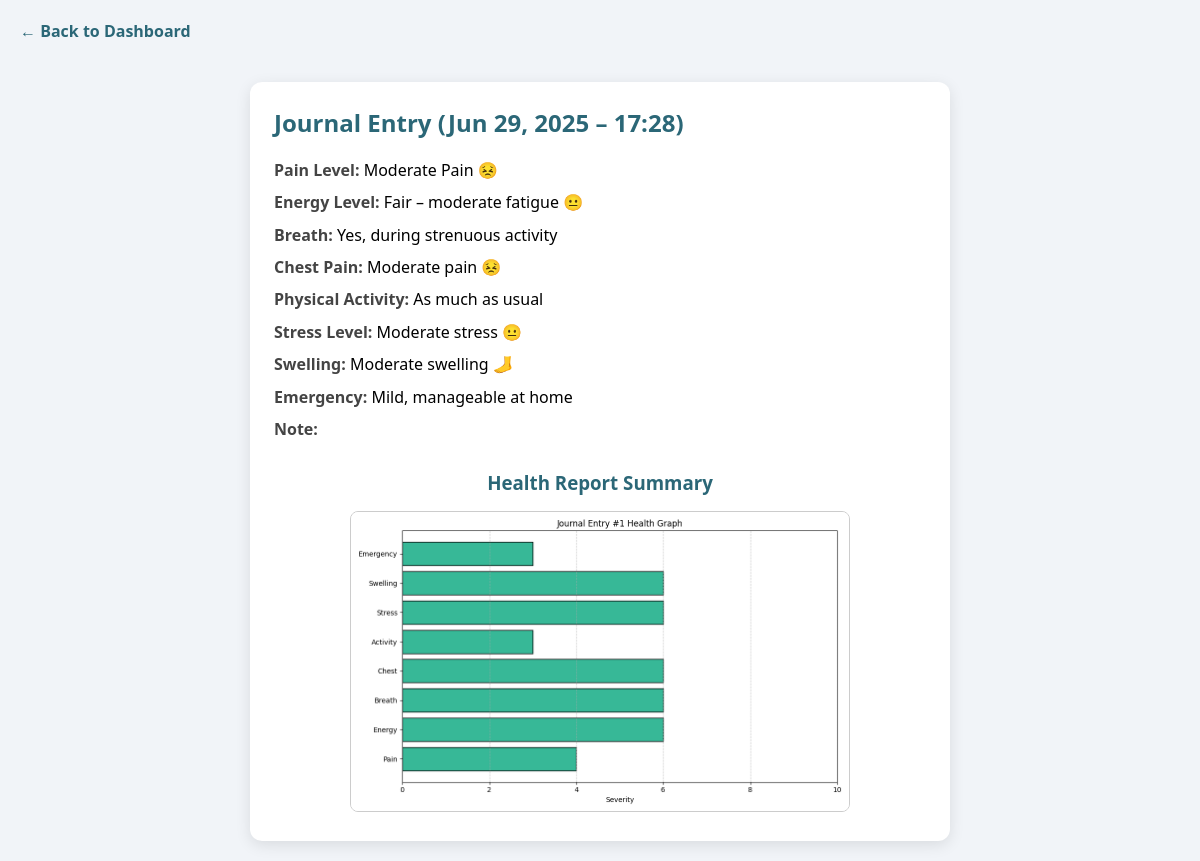
Screenshot of /doctor/journal/1/ (signed in) with the database file from the repository.
### happ/models.py (models this page shows, shortened)
class JournalEntry(models.Model):
    user = models.ForeignKey(User, on_delete=models.CASCADE)  # TEMP FIX
    timestamp = models.DateTimeField(default=timezone.now)
    pain_level = models.CharField(max_length=255, default="No Data")
    energy_level = models.CharField(max_length=255, default="No Data")
    breath = models.CharField(max_length=255, default="No Data")
    chest_pain = models.CharField(max_length=255, default="No Data")
    physical_activity = models.CharField(max_length=255, default="No Data")
    stress_level = models.CharField(max_length=255, default="No Data")
    swelling = models.CharField(max_length=255, default="No Data")
    emergency = models.CharField(max_length=255, default="No Data")
    extra_note = models.TextField(blank=True)

### happ/views.py (the view)
# urls.py: path('doctor/journal/<int:entry_id>/', views.view_single_entry, name='view_single_entry'),
@login_required
def view_single_entry(request, entry_id):
    entry = JournalEntry.objects.filter(id=entry_id).first()
    if not entry:
        messages.error(request, "Entry not found.")
        return redirect('doctor_dashboard')
    normalized_mapping = {
        'pain_level': {
            "No Pain 😃": 0, "Very Mild Pain 🙂": 1, "Mild Pain 🙂": 2, "Discomfort 😐": 3,
            "Moderate Pain 😣": 4, "Uncomfortable 😖": 5, "Severe Pain 😢": 6,
            "Very Severe Pain 😭": 7, "Intense Pain 💀": 8, "Extreme Pain 💀💀": 9,
            "Worst Possible Pain 💀💀💀": 10
        },
        'energy_level': {
            "Excellent – no fatigue 😃": 0, "Good – mild fatigue 🙂": 3,
            "Fair – moderate fatigue 😐": 6, "Poor – severe fatigue 😞": 10,
        },
        'breath': {
            "No, not at all": 0, "Yes, during mild activity": 3,
            "Yes, during strenuous activity": 6, "Yes, even at rest": 10
        },
        'chest_pain': {
            "No Pain 😃": 0, "Mild discomfort 🙂": 3, "Moderate pain 😣": 6,
            "Severe pain 😖": 10
        },
        'physical_activity': {
            "More than usual": 0, "As much as usual": 3,
            "Less than usual": 6, "None": 10
        },
        'stress_level': {
            "No stress 😃": 0, "Mild stress 🙂": 3, "Moderate stress 😐": 6,
            "High stress 😖": 10
        },
        'swelling': {
            "No swelling 🦶": 0, "Mild swelling 🦶": 3,
            "Moderate swelling 🦶": 6, "Severe swelling 🦶": 10
        },
        'emergency': {
            "No": 0, "Mild, manageable at home": 3,
            "Moderate, resolved with rest": 6, "Severe, required attention": 10
        }
    }
    values = [
        normalized_mapping['pain_level'].get(entry.pain_level, 0),
        normalized_mapping['energy_level'].get(entry.energy_level, 0),
        normalized_mapping['breath'].get(entry.breath, 0),
        normalized_mapping['chest_pain'].get(entry.chest_pain, 0),
        normalized_mapping['physical_activity'].get(entry.physical_activity, 0),
        normalized_mapping['stress_level'].get(entry.stress_level, 0),
        normalized_mapping['swelling'].get(entry.swelling, 0),
        normalized_mapping['emergency'].get(entry.emergency, 0)
    ]
    labels = [
        "Pain", "Energy", "Breath", "Chest",
        "Activity", "Stress", "Swelling", "Emergency"
    ]
    graph_dir = os.path.join('static', 'journal_graphs')
    os.makedirs(graph_dir, exist_ok=True)
    graph_path = os.path.join(graph_dir, f'entry_{entry.id}.png')
    plt.figure(figsize=(10, 6))
    plt.barh(labels, values, color='#37B897', edgecolor='black')
    plt.xlim(0, 10)
    plt.xlabel("Severity")
    plt.title(f"Journal Entry #{entry.id} Health Graph")
    plt.grid(axis='x', linestyle='--', alpha=0.7)
    plt.tight_layout()
    plt.savefig(graph_path)
    plt.close()
    return render(request, 'single_journal_entry.html', {
        'entry': entry,
        'graph_path': f'/static/journal_graphs/entry_{entry.id}.png'
    })

### happ/templates/single_journal_entry.html (shortened to what this page needs)
{% load static %}
<!DOCTYPE html>
<html lang="en">
<head>
</head>
<body>
  <a href="{% url 'doctor_dashboard' %}">← Back to Dashboard</a>
  <div class="card">
    <h2>Journal Entry ({{ entry.timestamp|date:"M d, Y – H:i" }})</h2>
    <div class="entry"><strong>Pain Level:</strong> {{ entry.pain_level }}</div>
    <div class="entry"><strong>Energy Level:</strong> {{ entry.energy_level }}</div>
    <div class="entry"><strong>Breath:</strong> {{ entry.breath }}</div>
    <div class="entry"><strong>Chest Pain:</strong> {{ entry.chest_pain }}</div>
    <div class="entry"><strong>Physical Activity:</strong> {{ entry.physical_activity }}</div>
    <div class="entry"><strong>Stress Level:</strong> {{ entry.stress_level }}</div>
    <div class="entry"><strong>Swelling:</strong> {{ entry.swelling }}</div>
    <div class="entry"><strong>Emergency:</strong> {{ entry.emergency }}</div>
    <div class="entry"><strong>Note:</strong> {{ entry.extra_note }}</div>
    {% if graph_path %}
    <div class="graph-container">
      <h3>Health Report Summary</h3>
      <img id="graphImg" src="{{ graph_path }}" alt="Health Graph">
    </div>
    {% endif %}
  </div>
</body>
</html>

### happ/templates/single_journal_entry.html (style rules this page uses)
* { box-sizing: border-box; }
html, body { margin: 0; padding: 0; font-family: 'Segoe UI', sans-serif; background-color: #f1f4f8; overflow-x: hidden; }
a { text-decoration: none; color: #2b6777; font-weight: bold; margin: 20px; display: inline-block; }
.card { background: #fff; padding: 24px; border-radius: 12px; box-shadow: 0 4px 15px rgba(0,0,0,0.1); max-width: 700px; margin: 20px auto; }
.card h2 { margin-top: 0; color: #2b6777; font-size: 1.5rem; }
.entry { margin: 10px 0; font-size: 1rem; line-height: 1.4; }
.entry strong { color: #444; }
.graph-container { text-align: center; margin-top: 30px; }
.graph-container h3 { margin-bottom: 16px; color: #2b6777; }
.graph-container img { width: 100%; max-width: 500px; border-radius: 8px; border: 1px solid #ccc; cursor: pointer; transition: 0.3s ease; }

### rows the page displays
JournalEntry: timestamp "Jun 29, 2025 – 17:28", pain_level "Moderate Pain 😣", energy_level "Fair – moderate fatigue 😐", breath "Yes, during strenuous activity", chest_pain "Moderate pain 😣", physical_activity "As much as usual", stress_level "Moderate stress 😐", swelling "Moderate swelling 🦶", emergency "Mild, manageable at home"
